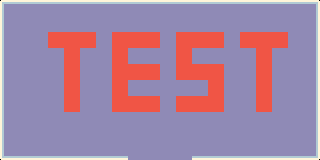

The image is a tile-based game level rendered from a .tmx file. Its description and complete source (layers, tilesets, objects, tile grids) follow:
An orthogonal 20x10 tile map with 16x16 px tiles, 2 tile layers (floor, collision_wall).

<map version="1.10" tiledversion="1.11.2" orientation="orthogonal" renderorder="right-down" width="20" height="10" tilewidth="16" tileheight="16" infinite="0" nextlayerid="4" nextobjectid="1">
 <tileset firstgid="1" source="tileset.tsx" />
 <layer id="1" name="floor" width="20" height="10">
  <data encoding="csv">
0,0,0,0,0,0,0,0,0,0,0,0,0,0,0,0,0,0,0,0,
0,1136,1136,1136,1136,1136,1136,1136,1136,1136,1136,1136,1136,1136,1136,1136,1136,1136,1136,0,
0,1136,1136,980,980,980,1136,980,980,980,1136,980,980,980,1136,980,980,980,1136,0,
0,1136,1136,1136,980,1136,1136,980,1136,1136,1136,980,1136,1136,1136,1136,980,1136,1136,0,
0,1136,1136,1136,980,1136,1136,980,980,980,1136,980,980,980,1136,1136,980,1136,1136,0,
0,1136,1136,1136,980,1136,1136,980,1136,1136,1136,1136,1136,980,1136,1136,980,1136,1136,0,
0,1136,1136,1136,980,1136,1136,980,980,980,1136,980,980,980,1136,1136,980,1136,1136,0,
0,1136,1136,1136,1136,1136,1136,1136,1136,1136,1136,1136,1136,1136,1136,1136,1136,1136,1136,0,
0,1136,1136,1136,1136,1136,1136,1136,1136,1136,1136,1136,1136,1136,1136,1136,1136,1136,1136,0,
0,0,0,0,0,0,0,0,1136,1136,1136,1136,0,0,0,0,0,0,0,0
</data>
 </layer>
 <layer id="3" name="collision_wall" width="20" height="10">
  <data encoding="csv">
1083,1084,1084,1084,1084,1084,1084,1084,1084,1084,1084,1084,1084,1084,1084,1084,1084,1084,1084,1085,
1135,0,0,0,0,0,0,0,0,0,0,0,0,0,0,0,0,0,0,1137,
1135,0,0,0,0,0,0,0,0,0,0,0,0,0,0,0,0,0,0,1137,
1135,0,0,0,0,0,0,0,0,0,0,0,0,0,0,0,0,0,0,1137,
1135,0,0,0,0,0,0,0,0,0,0,0,0,0,0,0,0,0,0,1137,
1135,0,0,0,0,0,0,0,0,0,0,0,0,0,0,0,0,0,0,1137,
1135,0,0,0,0,0,0,0,0,0,0,0,0,0,0,0,0,0,0,1137,
1135,0,0,0,0,0,0,0,0,0,0,0,0,0,0,0,0,0,0,1137,
1135,0,0,0,0,0,0,0,0,0,0,0,0,0,0,0,0,0,0,1137,
1187,1188,1188,1188,1188,1188,1188,1188,0,0,0,0,1188,1188,1188,1188,1188,1188,1188,1189
</data>
 </layer>
</map>
